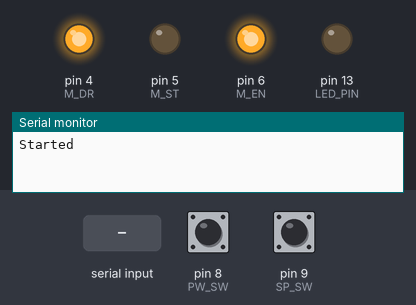
A sketch run on a simulated Arduino Uno, built with avr-gcc and run on an emulated ATmega328P. Parts: output pins drawn as LEDs (lit = HIGH), the last lines printed to the serial monitor. The inputs (shaded band) are chosen by the test bench; at power-on: pin 8 (PW_SW) HIGH, pin 9 (SP_SW) HIGH.

Above: at 1.2 s.
1.3 s: pin 8 (PW_SW) pulled LOW for 0.15 s
At 4.1 s:
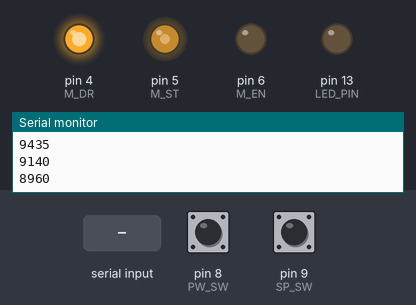
4.4 s: "90,45\n" received over Serial
At 7.38 s:
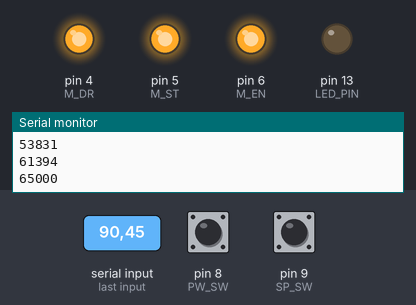
7.4 s: "30,150\n" received over Serial
At 8.65 s:
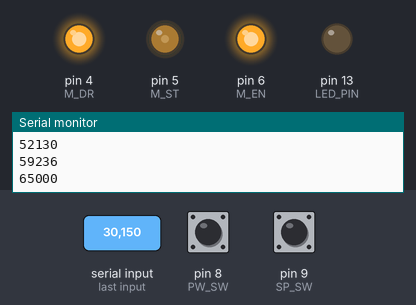
8.9 s: pin 8 (PW_SW) pulled LOW for 1 s
At 9.23 s:
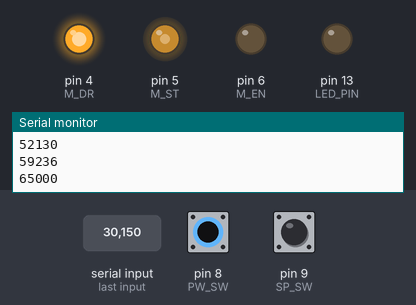
Timing chart, 0 to 11.9 s (numbered marks = the images above; inputs shaded):
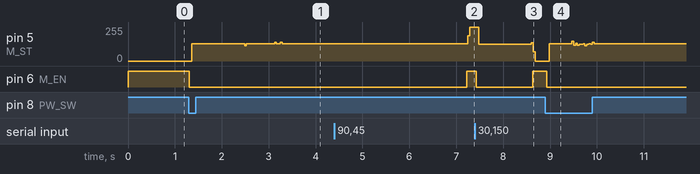

Measured:
- after the input at 1.3 s, pin 5 (M_ST): 0/255 → 129/255 after 0.06 s, → 128/255 1.1 s later; pin 6 (M_EN): HIGH → LOW at once
- after the input at 4.4 s, pin 5 (M_ST): 128/255 → 255/255 after 2.8 s; pin 6 (M_EN): LOW → HIGH after 2.8 s
- after the input at 7.4 s, pin 5 (M_ST): 255/255 → 126/255 after 0.08 s, → 0/255 1.1 s later; pin 6 (M_EN): HIGH → LOW at once, → HIGH 1.2 s later
- after the input at 8.9 s, pin 6 (M_EN): HIGH → LOW at once

The sketch:

dd_turntable.ino
```cpp
// (licence header left out)
#define LED_PIN 13
#define M_EN 6
#define M_ST 5
#define M_DR 4
#define PW_SW 8
#define SP_SW 9

bool start = false;
bool clock_start = false;
bool sw_state = true;
bool sw_read = true;
long sw_downtime = 0;
int set_speed = 0;
bool action = false;
boolean toggle1 = 0;
long setspeed = 0;
long startspeed = 65000;
long currentspeed = startspeed;
float acc_rate = 0.008;
float acc_pow = 20;
long rpm33speed = 8960;
long rpm45speed = 6632;
long rpm78speed = 3626;

void setup() {
  //Serial.begin(9600);
  // put your setup code here, to run once:
  Serial.begin(115200);
  Serial.println("Started");
  pinMode(LED_PIN, OUTPUT);
  pinMode(M_ST, OUTPUT);
  pinMode(M_DR, OUTPUT);
  pinMode(M_EN, OUTPUT);
  pinMode(PW_SW, INPUT_PULLUP);
  pinMode(SP_SW, INPUT_PULLUP);
  digitalWrite(M_EN, HIGH);
  digitalWrite(M_DR, HIGH);
  start=false;

  cli();//stop interrupts

  //set timer1 interrupt at 1Hz
  TCCR1A = 0;// set entire TCCR1A register to 0
  TCCR1B = 0;// same for TCCR1B
  TCNT1  = 0;//initialize counter value to 0
  // set compare match register for 1hz increments
  //OCR1A = 8955;//8955;//9000;// = (16*10^6) / (1*1024) - 1 (must be <65536)
  setspeed = 8960;
  OCR1A = startspeed;
  // turn on CTC mode
  TCCR1B |= (1 << WGM12);
  // Set CS10 and CS12 bits for 1024 prescaler
  TCCR1B |= (1 << CS10);
  // enable timer compare interrupt
  TIMSK1 |= (1 << OCIE1A);

  sei();//allow interrupts
}

ISR(TIMER1_COMPA_vect){//timer1 interrupt 1Hz toggles pin 13 (LED)
//generates pulse wave of frequency 1Hz/2 = 0.5kHz (takes two cycles for full wave- toggle high then toggle low)
  if(clock_start) {
    if (toggle1){
      digitalWrite(M_ST,HIGH);
      toggle1 = 0;
    }else{
      digitalWrite(M_ST,LOW);
      toggle1 = 1;
    }
  }
}


void loop() {
  sw_read = digitalRead(PW_SW);
  if(!sw_read && sw_state) { //SW down
    //start = !start;
    if(start) {
      stop_motor();
    } else {
      check_speed_sw();
      start_motor();
    }
    delay(500);
  }
  sw_state = sw_read;

  if(start) {
    check_speed_sw(); //Update speed setting to match speed switch.
  }

  handle_acc();
  delay(50);

  if(Serial.available() > 0) {
    setspeed = Serial.parseInt();
    if(setspeed > 0) {
      if(!start) {
        currentspeed = startspeed;
      }
      if(!start)
        start_motor();
    } else {
      if(start)
        stop_motor();
    }
  }
}

void check_speed_sw() {
  if(digitalRead(SP_SW)) {
        setspeed = rpm33speed;
      } else {
        setspeed = rpm45speed;
      }
}

void start_motor() {
  start = true;
  digitalWrite(M_EN, LOW);
  currentspeed = startspeed;
  clock_start = true;
}

void stop_motor() {
  start = false;
  setspeed = startspeed;
}

void handle_acc() {
  float acc_mlp = 1.0 + (((float)currentspeed / startspeed) * acc_pow);
  if(setspeed > currentspeed) { //DECELERATE
    if((currentspeed + (currentspeed * acc_rate * acc_mlp)) >= setspeed) {
      currentspeed = setspeed;
    }else{
      currentspeed += currentspeed * acc_rate * acc_mlp;
    }
    if(currentspeed >= startspeed && !start) {
        digitalWrite(M_EN, HIGH);
        clock_start = false;
    }
    OCR1A = currentspeed;
    Serial.println((String) currentspeed);
  } else if (setspeed < currentspeed && start) { //ACCELERATE
    if((currentspeed - (currentspeed * acc_rate  * acc_mlp)) <= setspeed) {
      currentspeed = setspeed;
    }else {
      currentspeed -= currentspeed * acc_rate * acc_mlp;
    }
    OCR1A = currentspeed;
    Serial.println((String) currentspeed);
  }
}
```
